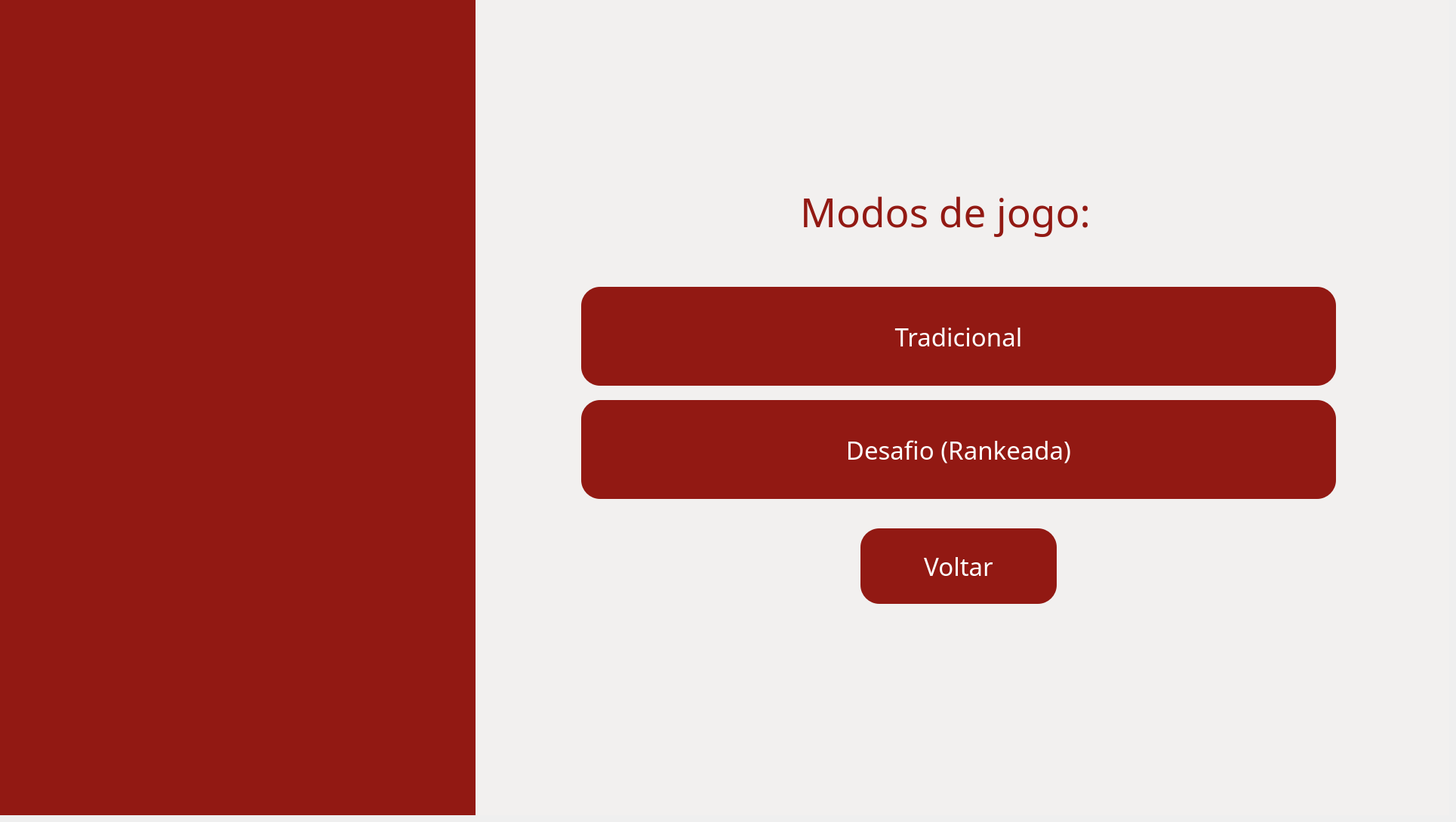
    <widget class="QWidget" name="pg_tipo_jogo">
     <widget class="QWidget" name="fundo_tipo_jogo" native="true">
      <property name="geometry">
       <rect>
        <x>0</x>
        <y>0</y>
        <width>1920</width>
        <height>1080</height>
       </rect>
      </property>
      <property name="styleSheet">
       <string notr="true">background-color: #F2F0EF;
</string>
      </property>
      <widget class="QWidget" name="barra_modos_2" native="true">
       <property name="geometry">
        <rect>
         <x>0</x>
         <y>0</y>
         <width>630</width>
         <height>1080</height>
        </rect>
       </property>
       <property name="styleSheet">
        <string notr="true">background-color: #921913;</string>
       </property>
       <widget class="QLabel" name="img_fundo_modos_2">
        <property name="geometry">
         <rect>
          <x>-60</x>
          <y>-60</y>
          <width>731</width>
          <height>1171</height>
         </rect>
        </property>
        <property name="text">
         <string/>
        </property>
        <property name="pixmap">
         <pixmap>../../assets/images/fundoetec.png</pixmap>
        </property>
        <property name="scaledContents">
         <bool>true</bool>
        </property>
       </widget>
      </widget>
      <widget class="QLabel" name="lbl_titulo_modos_2">
       <property name="geometry">
        <rect>
         <x>1060</x>
         <y>240</y>
         <width>501</width>
         <height>81</height>
        </rect>
       </property>
       <property name="font">
        <font>
         <family>Arbutus Slab</family>
         <pointsize>40</pointsize>
        </font>
       </property>
       <property name="styleSheet">
        <string notr="true">color: #921913;</string>
       </property>
       <property name="text">
        <string>Modos de jogo:</string>
       </property>
      </widget>
      <widget class="QPushButton" name="btn_voltar_tipojogo">
       <property name="geometry">
        <rect>
         <x>1140</x>
         <y>700</y>
         <width>260</width>
         <height>100</height>
        </rect>
       </property>
       <property name="font">
        <font>
         <family>Arbutus Slab</family>
         <pointsize>25</pointsize>
        </font>
       </property>
       <property name="styleSheet">
        <string notr="true">QPushButton{
    background-color: #921913;
    border: none;
    border-radius: 25px;
    color: white;
}

QPushButton:hover{
    background-color: #7a1410;
}

QPushButton:pressed{
    background-color: #5a0f0c;
}</string>
       </property>
       <property name="text">
        <string>Voltar</string>
       </property>
      </widget>
      <widget class="QPushButton" name="btn_tradicional">
       <property name="geometry">
        <rect>
         <x>770</x>
         <y>380</y>
         <width>1000</width>
         <height>131</height>
        </rect>
       </property>
       <property name="font">
        <font>
         <family>Arbutus Slab</family>
         <pointsize>25</pointsize>
        </font>
       </property>
       <property name="styleSheet">
        <string notr="true">QPushButton{
    background-color: #921913;
    border: none;
    border-radius: 25px;
    color: white;
}
QPushButton{
    background-color: #921913;
    border: none;
    border-radius: 25px;
    color: white;
}

QPushButton:hover{
    background-color: #7a1410;
}

QPushButton:pressed{
    background-color: #5a0f0c;
}:hover{
    background-color: #62100d;
}</string>
       </property>
       <property name="text">
        <string>Tradicional</string>
       </property>
      </widget>
      <widget class="QPushButton" name="btn_desafio">
       <property name="geometry">
        <rect>
         <x>770</x>
         <y>530</y>
         <width>1000</width>
         <height>131</height>
        </rect>
       </property>
       <property name="font">
        <font>
         <family>Arbutus Slab</family>
         <pointsize>25</pointsize>
        </font>
       </property>
       <property name="styleSheet">
        <string notr="true">QPushButton{
    background-color: #921913;
    border: none;
    border-radius: 25px;
    color: white;
}

QPushButton:hover{
    background-color: #7a1410;
}

QPushButton:pressed{
    background-color: #5a0f0c;
}</string>
       </property>
       <property name="text">
        <string>Desafio (Rankeada)</string>
       </property>
      </widget>
      <widget class="QLabel" name="lbl_logo_cps_inicio_7">
       <property name="geometry">
        <rect>
         <x>1690</x>
         <y>950</y>
         <width>201</width>
         <height>121</height>
        </rect>
       </property>
       <property name="text">
        <string/>
       </property>
       <property name="pixmap">
        <pixmap>../../assets/images/logoetec.png</pixmap>
       </property>
       <property name="scaledContents">
        <bool>true</bool>
       </property>
      </widget>
      <widget class="QLabel" name="lbl_logo_etec_inicio_7">
       <property name="geometry">
        <rect>
         <x>1540</x>
         <y>900</y>
         <width>171</width>
         <height>181</height>
        </rect>
       </property>
       <property name="text">
        <string/>
       </property>
       <property name="pixmap">
        <pixmap>../../assets/images/logocps.png</pixmap>
       </property>
       <property name="scaledContents">
        <bool>true</bool>
       </property>
      </widget>
     </widget>
    </widget>
